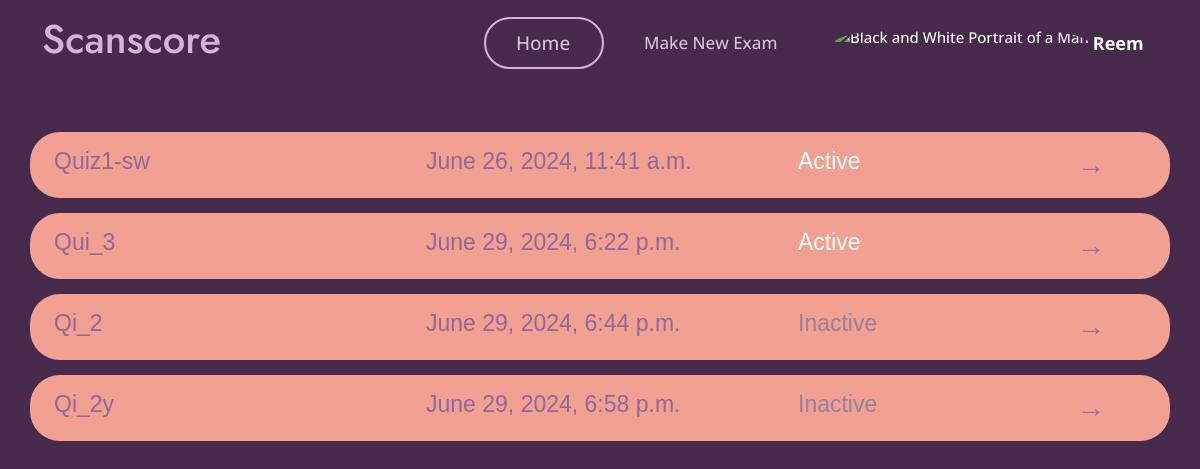
/teacher_dashboard/ (signed in), run on an earlier commit of the app's database.
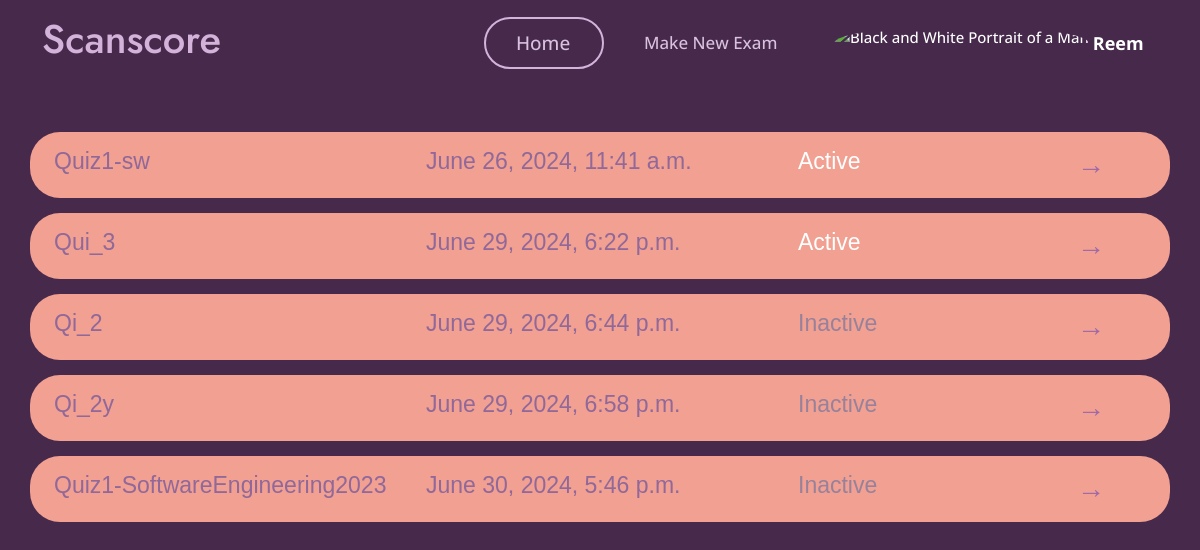
And on a later commit of the database.
### myapp/models.py (models this page shows)
class Exam(models.Model):
    name = models.CharField(max_length=100)
    teacher = models.ForeignKey(User, on_delete=models.CASCADE)
    question= models.TextField(max_length=10000)
    model_answer = models.TextField(max_length=10000)
    keywordsList = models.TextField(max_length=10000,null=True,blank=True)
    is_active = models.BooleanField(default=False)
    time_created = models.DateTimeField(auto_now_add=True)
    time_updated = models.DateTimeField(auto_now=True)
    ocr_graded = models.BooleanField(default=False)

### myapp/views.py (the view)
# urls.py: path('teacher_dashboard/', views.teacher_dashboard, name='teacher_dashboard'),
def teacher_dashboard(request):
    if not hasattr(request.user, 'teacher'): # Check if the user is a teacher
        return HttpResponseForbidden("You are not authorized to view this page.")
    exams = Exam.objects.filter(teacher=request.user)
    return render(request, 'myapp/teacher/teacher_dashboard.html', {'exams': exams})

### templates/myapp/teacher/teacher_dashboard.html (shortened to what this page needs)
{% load static %}
<!DOCTYPE html>
<html lang="en">
<head>
    <link href="{% static 'vendor/aos/aos.css' %}" rel="stylesheet">
    <link href="{% static 'vendor/bootstrap/css/bootstrap.min.css' %}" rel="stylesheet">
    <link href="{% static 'vendor/bootstrap-icons/bootstrap-icons.css' %}" rel="stylesheet">
    <link href="{% static 'vendor/boxicons/css/boxicons.min.css' %}" rel="stylesheet">
    <link href="{% static 'vendor/glightbox/css/glightbox.min.css' %}" rel="stylesheet">
    <link href="{% static 'vendor/remixicon/remixicon.css' %}" rel="stylesheet">
    <link href="{% static 'vendor/swiper/swiper-bundle.min.css' %}" rel="stylesheet">
    <link href="{% static 'css/style1.css' %}" rel="stylesheet">
    <link href="{% static 'css/main.css' %}" rel="stylesheet">
</head>
<body>
    <header id="header" class="fixed-top">
        <div class="container d-flex align-items-center justify-content-between">
            <h1 class="me-auto"><a href="{% url 'teacher_dashboard' %}" style="color: #d4b3db;">Scanscore</a></h1>
            <nav id="navbar" class="navbar order-last order-lg-0">
                <ul>
                    <li><a class="nav-link scrollto active Ac" href="{% url 'teacher_dashboard' %}" id="home">Home</a></li>
                    <li><a class="nav-link scrollto" href="{% url 'create_exam' %}" id="makenew">Make New Exam</a></li>
                    <li class="dropdown">
                        <a href="#">
                            <img src="{% static 'img/unknown_user.jpg' %}"
                                class="rounded-circle" height="35" alt="Black and White Portrait of a Man"
                                loading="lazy" />
                            <strong class="d-none d-sm-block ms-1" id="username">{{ user.first_name }}</strong><i
                                class="bi bi-chevron-down"></i>
                        </a>
                    </li>
                </ul>
            </nav>
        </div>
    </header>
    <section id="hero" class="d-flex"
        style="height: 100vh; text-align: left;font-family: Arial, Helvetica, sans-serif;">
        <div class="container">
            {% block content %}
            <div class="exam-list">
                {% for exam in exams %}
                <div class="row exam-item" id="exam-list">
                    <div class="col-md-4 col-12">{{ exam.name }}</div>
                    <div class="col-md-4 col-12">{{ exam.time_created }}</div>
                    <div class="col-md-3 col-10">
                        {% if exam.is_active %}
                        <span class="active" style="color:#fff">Active</span>
                        {% else %}
                        <span class="inactive" style="color: #97819b">Inactive</span>
                        {% endif %}
                    </div>
                    <a href="{% url 'view_exam_teacher' exam.id %}" class="col-md-1 col-2" id="arrow-dir">→</a>
                </div>
                {% empty %}
                <div style="text-align: center;">
                    <h2 style="padding-left: 15px;">No exams created yet.</h2>
                </div>
                {% endfor %}
            </div>
            {% endblock %}
        </div>
    </section>
</body>
</html>

What changed in the data, as far as the page shows it:
added Exam: name "Quiz1-SoftwareEngineering2023", time_created "June 30, 2024, 5:46 p.m.", is_active "Inactive"
